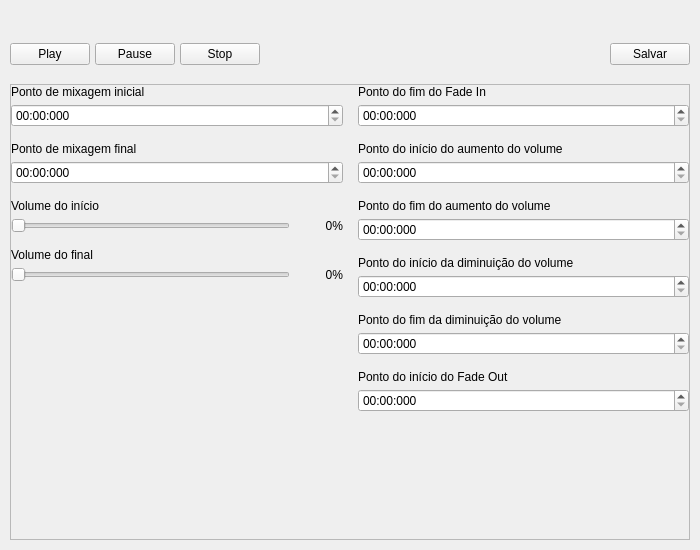
<?xml version="1.0" encoding="UTF-8"?>
<ui version="4.0">
 <class>MixEditor</class>
 <widget class="QWidget" name="MixEditor">
  <property name="geometry">
   <rect>
    <x>0</x>
    <y>0</y>
    <width>700</width>
    <height>550</height>
   </rect>
  </property>
  <property name="minimumSize">
   <size>
    <width>700</width>
    <height>550</height>
   </size>
  </property>
  <property name="windowTitle">
   <string>NaxiStudio Editor - Editor de Mixagem</string>
  </property>
  <layout class="QVBoxLayout" name="verticalLayout">
   <property name="spacing">
    <number>5</number>
   </property>
   <property name="leftMargin">
    <number>10</number>
   </property>
   <property name="topMargin">
    <number>10</number>
   </property>
   <property name="rightMargin">
    <number>10</number>
   </property>
   <property name="bottomMargin">
    <number>10</number>
   </property>
   <item>
    <widget class="QLabel" name="labelFileName">
     <property name="text">
      <string>&lt;Nome do arquivo&gt;</string>
     </property>
    </widget>
   </item>
   <item>
    <widget class="QWidget" name="control" native="true">
     <property name="sizePolicy">
      <sizepolicy hsizetype="Expanding" vsizetype="Fixed">
       <horstretch>0</horstretch>
       <verstretch>0</verstretch>
      </sizepolicy>
     </property>
     <property name="minimumSize">
      <size>
       <width>0</width>
       <height>50</height>
      </size>
     </property>
     <property name="maximumSize">
      <size>
       <width>16777215</width>
       <height>50</height>
      </size>
     </property>
     <layout class="QHBoxLayout" name="horizontalLayout">
      <property name="spacing">
       <number>5</number>
      </property>
      <property name="leftMargin">
       <number>0</number>
      </property>
      <property name="topMargin">
       <number>0</number>
      </property>
      <property name="rightMargin">
       <number>0</number>
      </property>
      <property name="bottomMargin">
       <number>0</number>
      </property>
      <item>
       <widget class="QPushButton" name="btnPlay">
        <property name="text">
         <string>Play</string>
        </property>
       </widget>
      </item>
      <item>
       <widget class="QPushButton" name="btnPause">
        <property name="text">
         <string>Pause</string>
        </property>
       </widget>
      </item>
      <item>
       <widget class="QPushButton" name="btnStop">
        <property name="text">
         <string>Stop</string>
        </property>
       </widget>
      </item>
      <item>
       <spacer name="horizontalSpacer">
        <property name="orientation">
         <enum>Qt::Orientation::Horizontal</enum>
        </property>
        <property name="sizeHint" stdset="0">
         <size>
          <width>40</width>
          <height>20</height>
         </size>
        </property>
       </spacer>
      </item>
      <item>
       <widget class="QPushButton" name="btnSave">
        <property name="text">
         <string>Salvar</string>
        </property>
       </widget>
      </item>
     </layout>
    </widget>
   </item>
   <item>
    <widget class="QScrollArea" name="scrollArea">
     <property name="widgetResizable">
      <bool>true</bool>
     </property>
     <widget class="QWidget" name="scrollAreaWidgetContents">
      <property name="geometry">
       <rect>
        <x>0</x>
        <y>0</y>
        <width>678</width>
        <height>448</height>
       </rect>
      </property>
      <layout class="QVBoxLayout" name="verticalLayout_2">
       <property name="spacing">
        <number>5</number>
       </property>
       <property name="leftMargin">
        <number>0</number>
       </property>
       <property name="topMargin">
        <number>0</number>
       </property>
       <property name="rightMargin">
        <number>0</number>
       </property>
       <property name="bottomMargin">
        <number>0</number>
       </property>
       <item>
        <widget class="QWidget" name="settings" native="true">
         <layout class="QHBoxLayout" name="horizontalLayout_2" stretch="1,1">
          <property name="spacing">
           <number>15</number>
          </property>
          <property name="leftMargin">
           <number>0</number>
          </property>
          <property name="topMargin">
           <number>0</number>
          </property>
          <property name="rightMargin">
           <number>0</number>
          </property>
          <property name="bottomMargin">
           <number>0</number>
          </property>
          <item>
           <widget class="QWidget" name="col1" native="true">
            <layout class="QVBoxLayout" name="verticalLayout_3">
             <property name="spacing">
              <number>5</number>
             </property>
             <property name="leftMargin">
              <number>0</number>
             </property>
             <property name="topMargin">
              <number>0</number>
             </property>
             <property name="rightMargin">
              <number>0</number>
             </property>
             <property name="bottomMargin">
              <number>0</number>
             </property>
             <item>
              <widget class="QLabel" name="labelMixStart">
               <property name="sizePolicy">
                <sizepolicy hsizetype="Preferred" vsizetype="Fixed">
                 <horstretch>0</horstretch>
                 <verstretch>0</verstretch>
                </sizepolicy>
               </property>
               <property name="text">
                <string>Ponto de mixagem inicial</string>
               </property>
              </widget>
             </item>
             <item>
              <widget class="QTimeEdit" name="timeMixStart">
               <property name="maximumTime">
                <time>
                 <hour>23</hour>
                 <minute>59</minute>
                 <second>59</second>
                </time>
               </property>
               <property name="currentSection">
                <enum>QDateTimeEdit::Section::MinuteSection</enum>
               </property>
               <property name="displayFormat">
                <string>mm:ss:zzz</string>
               </property>
              </widget>
             </item>
             <item>
              <spacer name="verticalSpacer_4">
               <property name="orientation">
                <enum>Qt::Orientation::Vertical</enum>
               </property>
               <property name="sizeType">
                <enum>QSizePolicy::Policy::Fixed</enum>
               </property>
               <property name="sizeHint" stdset="0">
                <size>
                 <width>20</width>
                 <height>10</height>
                </size>
               </property>
              </spacer>
             </item>
             <item>
              <widget class="QLabel" name="labelMixEnd">
               <property name="sizePolicy">
                <sizepolicy hsizetype="Preferred" vsizetype="Fixed">
                 <horstretch>0</horstretch>
                 <verstretch>0</verstretch>
                </sizepolicy>
               </property>
               <property name="text">
                <string>Ponto de mixagem final</string>
               </property>
              </widget>
             </item>
             <item>
              <widget class="QTimeEdit" name="timeMixEnd">
               <property name="currentSection">
                <enum>QDateTimeEdit::Section::MinuteSection</enum>
               </property>
               <property name="displayFormat">
                <string>mm:ss:zzz</string>
               </property>
              </widget>
             </item>
             <item>
              <spacer name="verticalSpacer_5">
               <property name="orientation">
                <enum>Qt::Orientation::Vertical</enum>
               </property>
               <property name="sizeType">
                <enum>QSizePolicy::Policy::Fixed</enum>
               </property>
               <property name="sizeHint" stdset="0">
                <size>
                 <width>20</width>
                 <height>10</height>
                </size>
               </property>
              </spacer>
             </item>
             <item>
              <widget class="QLabel" name="labelVolStart">
               <property name="sizePolicy">
                <sizepolicy hsizetype="Preferred" vsizetype="Fixed">
                 <horstretch>0</horstretch>
                 <verstretch>0</verstretch>
                </sizepolicy>
               </property>
               <property name="text">
                <string>Volume do início</string>
               </property>
              </widget>
             </item>
             <item>
              <widget class="QWidget" name="volControlStart" native="true">
               <layout class="QHBoxLayout" name="horizontalLayout_3">
                <property name="spacing">
                 <number>3</number>
                </property>
                <property name="leftMargin">
                 <number>0</number>
                </property>
                <property name="topMargin">
                 <number>0</number>
                </property>
                <property name="rightMargin">
                 <number>0</number>
                </property>
                <property name="bottomMargin">
                 <number>0</number>
                </property>
                <item>
                 <widget class="QSlider" name="sliderVolStart">
                  <property name="maximum">
                   <number>100</number>
                  </property>
                  <property name="singleStep">
                   <number>1</number>
                  </property>
                  <property name="value">
                   <number>0</number>
                  </property>
                  <property name="sliderPosition">
                   <number>0</number>
                  </property>
                  <property name="tracking">
                   <bool>true</bool>
                  </property>
                  <property name="orientation">
                   <enum>Qt::Orientation::Horizontal</enum>
                  </property>
                  <property name="invertedAppearance">
                   <bool>false</bool>
                  </property>
                  <property name="invertedControls">
                   <bool>false</bool>
                  </property>
                  <property name="tickPosition">
                   <enum>QSlider::TickPosition::NoTicks</enum>
                  </property>
                 </widget>
                </item>
                <item>
                 <widget class="QLabel" name="textVolStart">
                  <property name="sizePolicy">
                   <sizepolicy hsizetype="Fixed" vsizetype="Preferred">
                    <horstretch>0</horstretch>
                    <verstretch>0</verstretch>
                   </sizepolicy>
                  </property>
                  <property name="minimumSize">
                   <size>
                    <width>50</width>
                    <height>0</height>
                   </size>
                  </property>
                  <property name="maximumSize">
                   <size>
                    <width>50</width>
                    <height>16777215</height>
                   </size>
                  </property>
                  <property name="text">
                   <string>0%</string>
                  </property>
                  <property name="alignment">
                   <set>Qt::AlignmentFlag::AlignRight|Qt::AlignmentFlag::AlignTrailing|Qt::AlignmentFlag::AlignVCenter</set>
                  </property>
                 </widget>
                </item>
               </layout>
              </widget>
             </item>
             <item>
              <spacer name="verticalSpacer_6">
               <property name="orientation">
                <enum>Qt::Orientation::Vertical</enum>
               </property>
               <property name="sizeType">
                <enum>QSizePolicy::Policy::Fixed</enum>
               </property>
               <property name="sizeHint" stdset="0">
                <size>
                 <width>20</width>
                 <height>10</height>
                </size>
               </property>
              </spacer>
             </item>
             <item>
              <widget class="QLabel" name="labelVolEnd">
               <property name="sizePolicy">
                <sizepolicy hsizetype="Preferred" vsizetype="Fixed">
                 <horstretch>0</horstretch>
                 <verstretch>0</verstretch>
                </sizepolicy>
               </property>
               <property name="text">
                <string>Volume do final</string>
               </property>
              </widget>
             </item>
             <item>
              <widget class="QWidget" name="volControlEnd" native="true">
               <layout class="QHBoxLayout" name="horizontalLayout_4">
                <property name="spacing">
                 <number>3</number>
                </property>
                <property name="leftMargin">
                 <number>0</number>
                </property>
                <property name="topMargin">
                 <number>0</number>
                </property>
                <property name="rightMargin">
                 <number>0</number>
                </property>
                <property name="bottomMargin">
                 <number>0</number>
                </property>
                <item>
                 <widget class="QSlider" name="sliderVolEnd">
                  <property name="orientation">
                   <enum>Qt::Orientation::Horizontal</enum>
                  </property>
                 </widget>
                </item>
                <item>
                 <widget class="QLabel" name="textVolEnd">
                  <property name="sizePolicy">
                   <sizepolicy hsizetype="Fixed" vsizetype="Preferred">
                    <horstretch>0</horstretch>
                    <verstretch>0</verstretch>
                   </sizepolicy>
                  </property>
                  <property name="minimumSize">
                   <size>
                    <width>50</width>
                    <height>0</height>
                   </size>
                  </property>
                  <property name="maximumSize">
                   <size>
                    <width>50</width>
                    <height>16777215</height>
                   </size>
                  </property>
                  <property name="text">
                   <string>0%</string>
                  </property>
                  <property name="alignment">
                   <set>Qt::AlignmentFlag::AlignRight|Qt::AlignmentFlag::AlignTrailing|Qt::AlignmentFlag::AlignVCenter</set>
                  </property>
                 </widget>
                </item>
               </layout>
              </widget>
             </item>
             <item>
              <spacer name="verticalSpacer_2">
               <property name="orientation">
                <enum>Qt::Orientation::Vertical</enum>
               </property>
               <property name="sizeHint" stdset="0">
                <size>
                 <width>20</width>
                 <height>5</height>
                </size>
               </property>
              </spacer>
             </item>
            </layout>
           </widget>
          </item>
          <item>
           <widget class="QWidget" name="col2" native="true">
            <layout class="QVBoxLayout" name="verticalLayout_4">
             <property name="spacing">
              <number>5</number>
             </property>
             <property name="leftMargin">
              <number>0</number>
             </property>
             <property name="topMargin">
              <number>0</number>
             </property>
             <property name="rightMargin">
              <number>0</number>
             </property>
             <property name="bottomMargin">
              <number>0</number>
             </property>
             <item>
              <widget class="QLabel" name="labelFadeIn">
               <property name="sizePolicy">
                <sizepolicy hsizetype="Preferred" vsizetype="Fixed">
                 <horstretch>0</horstretch>
                 <verstretch>0</verstretch>
                </sizepolicy>
               </property>
               <property name="text">
                <string>Ponto do fim do Fade In</string>
               </property>
              </widget>
             </item>
             <item>
              <widget class="QTimeEdit" name="timeFadeIn">
               <property name="currentSection">
                <enum>QDateTimeEdit::Section::MinuteSection</enum>
               </property>
               <property name="displayFormat">
                <string>mm:ss:zzz</string>
               </property>
              </widget>
             </item>
             <item>
              <spacer name="verticalSpacer_7">
               <property name="orientation">
                <enum>Qt::Orientation::Vertical</enum>
               </property>
               <property name="sizeType">
                <enum>QSizePolicy::Policy::Fixed</enum>
               </property>
               <property name="sizeHint" stdset="0">
                <size>
                 <width>20</width>
                 <height>10</height>
                </size>
               </property>
              </spacer>
             </item>
             <item>
              <widget class="QLabel" name="label_4">
               <property name="sizePolicy">
                <sizepolicy hsizetype="Preferred" vsizetype="Fixed">
                 <horstretch>0</horstretch>
                 <verstretch>0</verstretch>
                </sizepolicy>
               </property>
               <property name="text">
                <string>Ponto do início do aumento do volume</string>
               </property>
              </widget>
             </item>
             <item>
              <widget class="QTimeEdit" name="timeEdit_4">
               <property name="currentSection">
                <enum>QDateTimeEdit::Section::MinuteSection</enum>
               </property>
               <property name="displayFormat">
                <string>mm:ss:zzz</string>
               </property>
              </widget>
             </item>
             <item>
              <spacer name="verticalSpacer_8">
               <property name="orientation">
                <enum>Qt::Orientation::Vertical</enum>
               </property>
               <property name="sizeType">
                <enum>QSizePolicy::Policy::Fixed</enum>
               </property>
               <property name="sizeHint" stdset="0">
                <size>
                 <width>20</width>
                 <height>10</height>
                </size>
               </property>
              </spacer>
             </item>
             <item>
              <widget class="QLabel" name="label_5">
               <property name="sizePolicy">
                <sizepolicy hsizetype="Preferred" vsizetype="Fixed">
                 <horstretch>0</horstretch>
                 <verstretch>0</verstretch>
                </sizepolicy>
               </property>
               <property name="text">
                <string>Ponto do fim do aumento do volume</string>
               </property>
              </widget>
             </item>
             <item>
              <widget class="QTimeEdit" name="timeEdit_5">
               <property name="currentSection">
                <enum>QDateTimeEdit::Section::MinuteSection</enum>
               </property>
               <property name="displayFormat">
                <string>mm:ss:zzz</string>
               </property>
              </widget>
             </item>
             <item>
              <spacer name="verticalSpacer_9">
               <property name="orientation">
                <enum>Qt::Orientation::Vertical</enum>
               </property>
               <property name="sizeType">
                <enum>QSizePolicy::Policy::Fixed</enum>
               </property>
               <property name="sizeHint" stdset="0">
                <size>
                 <width>20</width>
                 <height>10</height>
                </size>
               </property>
              </spacer>
             </item>
             <item>
              <widget class="QLabel" name="label_8">
               <property name="text">
                <string>Ponto do início da diminuição do volume</string>
               </property>
              </widget>
             </item>
             <item>
              <widget class="QTimeEdit" name="timeEdit_6">
               <property name="currentSection">
                <enum>QDateTimeEdit::Section::MinuteSection</enum>
               </property>
               <property name="displayFormat">
                <string>mm:ss:zzz</string>
               </property>
              </widget>
             </item>
             <item>
              <spacer name="verticalSpacer_10">
               <property name="orientation">
                <enum>Qt::Orientation::Vertical</enum>
               </property>
               <property name="sizeType">
                <enum>QSizePolicy::Policy::Fixed</enum>
               </property>
               <property name="sizeHint" stdset="0">
                <size>
                 <width>20</width>
                 <height>10</height>
                </size>
               </property>
              </spacer>
             </item>
             <item>
              <widget class="QLabel" name="label_9">
               <property name="text">
                <string>Ponto do fim da diminuição do volume</string>
               </property>
              </widget>
             </item>
             <item>
              <widget class="QTimeEdit" name="timeEdit_7">
               <property name="currentSection">
                <enum>QDateTimeEdit::Section::MinuteSection</enum>
               </property>
               <property name="displayFormat">
                <string>mm:ss:zzz</string>
               </property>
              </widget>
             </item>
             <item>
              <spacer name="verticalSpacer_11">
               <property name="orientation">
                <enum>Qt::Orientation::Vertical</enum>
               </property>
               <property name="sizeType">
                <enum>QSizePolicy::Policy::Fixed</enum>
               </property>
               <property name="sizeHint" stdset="0">
                <size>
                 <width>20</width>
                 <height>10</height>
                </size>
               </property>
              </spacer>
             </item>
             <item>
              <widget class="QLabel" name="labelFadeOut">
               <property name="text">
                <string>Ponto do início do Fade Out</string>
               </property>
              </widget>
             </item>
             <item>
              <widget class="QTimeEdit" name="timeFadeOut">
               <property name="currentSection">
                <enum>QDateTimeEdit::Section::MinuteSection</enum>
               </property>
               <property name="displayFormat">
                <string>mm:ss:zzz</string>
               </property>
              </widget>
             </item>
             <item>
              <spacer name="verticalSpacer_3">
               <property name="orientation">
                <enum>Qt::Orientation::Vertical</enum>
               </property>
               <property name="sizeHint" stdset="0">
                <size>
                 <width>20</width>
                 <height>5</height>
                </size>
               </property>
              </spacer>
             </item>
            </layout>
           </widget>
          </item>
         </layout>
        </widget>
       </item>
       <item>
        <spacer name="verticalSpacer">
         <property name="orientation">
          <enum>Qt::Orientation::Vertical</enum>
         </property>
         <property name="sizeHint" stdset="0">
          <size>
           <width>20</width>
           <height>0</height>
          </size>
         </property>
        </spacer>
       </item>
      </layout>
     </widget>
    </widget>
   </item>
  </layout>
 </widget>
 <resources/>
 <connections/>
</ui>
